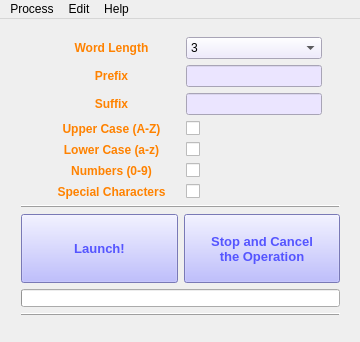
<?xml version="1.0" encoding="UTF-8"?>
<ui version="4.0">
 <class>MainWindow</class>
 <widget class="QMainWindow" name="MainWindow">
  <property name="windowModality">
   <enum>Qt::ApplicationModal</enum>
  </property>
  <property name="geometry">
   <rect>
    <x>0</x>
    <y>0</y>
    <width>360</width>
    <height>342</height>
   </rect>
  </property>
  <property name="sizePolicy">
   <sizepolicy hsizetype="Preferred" vsizetype="Preferred">
    <horstretch>0</horstretch>
    <verstretch>0</verstretch>
   </sizepolicy>
  </property>
  <property name="windowTitle">
   <string>Wordlyst Genyrator v1.0</string>
  </property>
  <property name="windowIcon">
   <iconset resource="ikon.qrc">
    <normaloff>:/new/prefix1/Kelime Üreteci İkon-32-23.png</normaloff>:/new/prefix1/Kelime Üreteci İkon-32-23.png</iconset>
  </property>
  <property name="windowOpacity">
   <double>1.000000000000000</double>
  </property>
  <property name="autoFillBackground">
   <bool>false</bool>
  </property>
  <property name="styleSheet">
   <string notr="true"/>
  </property>
  <property name="iconSize">
   <size>
    <width>32</width>
    <height>32</height>
   </size>
  </property>
  <property name="documentMode">
   <bool>true</bool>
  </property>
  <property name="tabShape">
   <enum>QTabWidget::Rounded</enum>
  </property>
  <property name="dockNestingEnabled">
   <bool>true</bool>
  </property>
  <property name="unifiedTitleAndToolBarOnMac">
   <bool>true</bool>
  </property>
  <widget class="QWidget" name="centralWidget">
   <widget class="QWidget" name="verticalLayoutWidget">
    <property name="geometry">
     <rect>
      <x>10</x>
      <y>7</y>
      <width>341</width>
      <height>301</height>
     </rect>
    </property>
    <layout class="QVBoxLayout" name="verticalLayout">
     <item>
      <layout class="QGridLayout" name="gridLayout_10">
       <property name="sizeConstraint">
        <enum>QLayout::SetMaximumSize</enum>
       </property>
       <item row="6" column="2">
        <widget class="QCheckBox" name="checkBox_4">
         <property name="text">
          <string/>
         </property>
        </widget>
       </item>
       <item row="0" column="3">
        <spacer name="horizontalSpacer_2">
         <property name="orientation">
          <enum>Qt::Horizontal</enum>
         </property>
         <property name="sizeType">
          <enum>QSizePolicy::Fixed</enum>
         </property>
         <property name="sizeHint" stdset="0">
          <size>
           <width>18</width>
           <height>14</height>
          </size>
         </property>
        </spacer>
       </item>
       <item row="0" column="0">
        <spacer name="horizontalSpacer">
         <property name="orientation">
          <enum>Qt::Horizontal</enum>
         </property>
         <property name="sizeType">
          <enum>QSizePolicy::Fixed</enum>
         </property>
         <property name="sizeHint" stdset="0">
          <size>
           <width>22</width>
           <height>10</height>
          </size>
         </property>
        </spacer>
       </item>
       <item row="3" column="1">
        <widget class="QLabel" name="label_4">
         <property name="font">
          <font>
           <pointsize>9</pointsize>
           <weight>75</weight>
           <bold>true</bold>
          </font>
         </property>
         <property name="styleSheet">
          <string notr="true">color:rgb(255, 130, 0)</string>
         </property>
         <property name="text">
          <string>Upper Case (A-Z)</string>
         </property>
         <property name="alignment">
          <set>Qt::AlignCenter</set>
         </property>
        </widget>
       </item>
       <item row="6" column="1">
        <widget class="QLabel" name="label_7">
         <property name="font">
          <font>
           <pointsize>9</pointsize>
           <weight>75</weight>
           <bold>true</bold>
          </font>
         </property>
         <property name="styleSheet">
          <string notr="true">color:rgb(255, 130, 0)</string>
         </property>
         <property name="text">
          <string>Special Characters</string>
         </property>
         <property name="alignment">
          <set>Qt::AlignCenter</set>
         </property>
        </widget>
       </item>
       <item row="0" column="2">
        <widget class="QComboBox" name="comboBox">
         <property name="styleSheet">
          <string notr="true">background-color: rgb(235, 229, 255);</string>
         </property>
         <property name="currentIndex">
          <number>0</number>
         </property>
         <item>
          <property name="text">
           <string>3</string>
          </property>
         </item>
         <item>
          <property name="text">
           <string>4</string>
          </property>
         </item>
         <item>
          <property name="text">
           <string>5</string>
          </property>
         </item>
         <item>
          <property name="text">
           <string>6</string>
          </property>
         </item>
         <item>
          <property name="text">
           <string>7</string>
          </property>
         </item>
         <item>
          <property name="text">
           <string>8</string>
          </property>
         </item>
         <item>
          <property name="text">
           <string>9</string>
          </property>
         </item>
         <item>
          <property name="text">
           <string>10</string>
          </property>
         </item>
        </widget>
       </item>
       <item row="3" column="2">
        <widget class="QCheckBox" name="checkBox_2">
         <property name="sizePolicy">
          <sizepolicy hsizetype="Minimum" vsizetype="Fixed">
           <horstretch>0</horstretch>
           <verstretch>0</verstretch>
          </sizepolicy>
         </property>
         <property name="layoutDirection">
          <enum>Qt::LeftToRight</enum>
         </property>
         <property name="autoFillBackground">
          <bool>false</bool>
         </property>
         <property name="styleSheet">
          <string notr="true">color: rgb(235, 229, 255);</string>
         </property>
         <property name="inputMethodHints">
          <set>Qt::ImhNone</set>
         </property>
         <property name="text">
          <string/>
         </property>
        </widget>
       </item>
       <item row="2" column="1">
        <widget class="QLabel" name="label_3">
         <property name="font">
          <font>
           <pointsize>9</pointsize>
           <weight>75</weight>
           <bold>true</bold>
          </font>
         </property>
         <property name="styleSheet">
          <string notr="true">color:rgb(255, 130, 0)</string>
         </property>
         <property name="text">
          <string>Suffix</string>
         </property>
         <property name="alignment">
          <set>Qt::AlignCenter</set>
         </property>
        </widget>
       </item>
       <item row="5" column="1">
        <widget class="QLabel" name="label_6">
         <property name="font">
          <font>
           <pointsize>9</pointsize>
           <weight>75</weight>
           <bold>true</bold>
          </font>
         </property>
         <property name="styleSheet">
          <string notr="true">color:rgb(255, 130, 0)</string>
         </property>
         <property name="text">
          <string>Numbers (0-9)</string>
         </property>
         <property name="alignment">
          <set>Qt::AlignCenter</set>
         </property>
        </widget>
       </item>
       <item row="1" column="2">
        <widget class="QLineEdit" name="lineEdit">
         <property name="styleSheet">
          <string notr="true">background-color: rgb(235, 229, 255);</string>
         </property>
        </widget>
       </item>
       <item row="1" column="1">
        <widget class="QLabel" name="label_2">
         <property name="font">
          <font>
           <pointsize>9</pointsize>
           <weight>75</weight>
           <bold>true</bold>
          </font>
         </property>
         <property name="styleSheet">
          <string notr="true">color:rgb(255, 130, 0)</string>
         </property>
         <property name="text">
          <string>Prefix</string>
         </property>
         <property name="alignment">
          <set>Qt::AlignCenter</set>
         </property>
        </widget>
       </item>
       <item row="4" column="1">
        <widget class="QLabel" name="label_5">
         <property name="font">
          <font>
           <pointsize>9</pointsize>
           <weight>75</weight>
           <bold>true</bold>
          </font>
         </property>
         <property name="styleSheet">
          <string notr="true">color:rgb(255, 130, 0)</string>
         </property>
         <property name="text">
          <string>Lower Case (a-z)</string>
         </property>
         <property name="alignment">
          <set>Qt::AlignCenter</set>
         </property>
        </widget>
       </item>
       <item row="2" column="2">
        <widget class="QLineEdit" name="lineEdit_2">
         <property name="styleSheet">
          <string notr="true">background-color: rgb(235, 229, 255);</string>
         </property>
        </widget>
       </item>
       <item row="4" column="2">
        <widget class="QCheckBox" name="checkBox">
         <property name="styleSheet">
          <string notr="true">color: rgb(235, 229, 255);</string>
         </property>
         <property name="text">
          <string/>
         </property>
        </widget>
       </item>
       <item row="5" column="2">
        <widget class="QCheckBox" name="checkBox_3">
         <property name="styleSheet">
          <string notr="true">color: rgb(235, 229, 255);</string>
         </property>
         <property name="text">
          <string/>
         </property>
        </widget>
       </item>
       <item row="0" column="1">
        <widget class="QLabel" name="label">
         <property name="sizePolicy">
          <sizepolicy hsizetype="Expanding" vsizetype="Preferred">
           <horstretch>0</horstretch>
           <verstretch>0</verstretch>
          </sizepolicy>
         </property>
         <property name="font">
          <font>
           <pointsize>9</pointsize>
           <weight>75</weight>
           <bold>true</bold>
           <underline>false</underline>
          </font>
         </property>
         <property name="autoFillBackground">
          <bool>false</bool>
         </property>
         <property name="styleSheet">
          <string notr="true">color:rgb(255, 130, 0)</string>
         </property>
         <property name="frameShape">
          <enum>QFrame::NoFrame</enum>
         </property>
         <property name="text">
          <string>Word Length</string>
         </property>
         <property name="scaledContents">
          <bool>false</bool>
         </property>
         <property name="alignment">
          <set>Qt::AlignCenter</set>
         </property>
         <property name="wordWrap">
          <bool>false</bool>
         </property>
        </widget>
       </item>
      </layout>
     </item>
     <item>
      <widget class="Line" name="line">
       <property name="sizePolicy">
        <sizepolicy hsizetype="Expanding" vsizetype="Fixed">
         <horstretch>0</horstretch>
         <verstretch>0</verstretch>
        </sizepolicy>
       </property>
       <property name="frameShadow">
        <enum>QFrame::Raised</enum>
       </property>
       <property name="orientation">
        <enum>Qt::Horizontal</enum>
       </property>
      </widget>
     </item>
     <item>
      <layout class="QGridLayout" name="gridLayout_2">
       <property name="sizeConstraint">
        <enum>QLayout::SetDefaultConstraint</enum>
       </property>
       <item row="0" column="1">
        <widget class="QPushButton" name="pushButton_2">
         <property name="sizePolicy">
          <sizepolicy hsizetype="Minimum" vsizetype="Expanding">
           <horstretch>0</horstretch>
           <verstretch>0</verstretch>
          </sizepolicy>
         </property>
         <property name="font">
          <font>
           <pointsize>10</pointsize>
           <weight>75</weight>
           <bold>true</bold>
          </font>
         </property>
         <property name="styleSheet">
          <string notr="true">background-color: rgb(170, 170, 255);
color: rgb(85, 85, 255);</string>
         </property>
         <property name="text">
          <string>Stop and Cancel 
the Operation</string>
         </property>
        </widget>
       </item>
       <item row="0" column="0">
        <widget class="QPushButton" name="pushButton">
         <property name="sizePolicy">
          <sizepolicy hsizetype="Minimum" vsizetype="Preferred">
           <horstretch>0</horstretch>
           <verstretch>0</verstretch>
          </sizepolicy>
         </property>
         <property name="font">
          <font>
           <pointsize>10</pointsize>
           <weight>75</weight>
           <bold>true</bold>
          </font>
         </property>
         <property name="styleSheet">
          <string notr="true">background-color: rgb(170, 170, 255);
color: rgb(85, 85, 255);</string>
         </property>
         <property name="text">
          <string>Launch!</string>
         </property>
         <property name="autoDefault">
          <bool>false</bool>
         </property>
         <property name="default">
          <bool>false</bool>
         </property>
         <property name="flat">
          <bool>false</bool>
         </property>
        </widget>
       </item>
      </layout>
     </item>
     <item>
      <widget class="QProgressBar" name="progressBar">
       <property name="font">
        <font>
         <pointsize>6</pointsize>
         <weight>75</weight>
         <bold>true</bold>
         <stylestrategy>NoAntialias</stylestrategy>
        </font>
       </property>
       <property name="styleSheet">
        <string notr="true"/>
       </property>
       <property name="value">
        <number>0</number>
       </property>
       <property name="textVisible">
        <bool>false</bool>
       </property>
       <property name="invertedAppearance">
        <bool>false</bool>
       </property>
       <property name="textDirection">
        <enum>QProgressBar::TopToBottom</enum>
       </property>
      </widget>
     </item>
     <item>
      <widget class="Line" name="line_2">
       <property name="frameShadow">
        <enum>QFrame::Raised</enum>
       </property>
       <property name="orientation">
        <enum>Qt::Horizontal</enum>
       </property>
      </widget>
     </item>
     <item>
      <layout class="QGridLayout" name="gridLayout_3"/>
     </item>
    </layout>
   </widget>
  </widget>
  <widget class="QMenuBar" name="menuBar">
   <property name="geometry">
    <rect>
     <x>0</x>
     <y>0</y>
     <width>360</width>
     <height>21</height>
    </rect>
   </property>
   <property name="font">
    <font/>
   </property>
   <property name="layoutDirection">
    <enum>Qt::LeftToRight</enum>
   </property>
   <property name="autoFillBackground">
    <bool>false</bool>
   </property>
   <property name="defaultUp">
    <bool>true</bool>
   </property>
   <property name="nativeMenuBar">
    <bool>true</bool>
   </property>
   <widget class="QMenu" name="menuDosya">
    <property name="title">
     <string>Process</string>
    </property>
    <addaction name="actionDurdur"/>
    <addaction name="actionBa_lat"/>
   </widget>
   <widget class="QMenu" name="menuD_zenle">
    <property name="title">
     <string>Edit</string>
    </property>
    <addaction name="actionFormu_Temizle"/>
   </widget>
   <widget class="QMenu" name="menuYard_m">
    <property name="title">
     <string>Help</string>
    </property>
    <addaction name="actionKullan_m"/>
    <addaction name="actionHakk_nda"/>
   </widget>
   <addaction name="menuDosya"/>
   <addaction name="menuD_zenle"/>
   <addaction name="menuYard_m"/>
  </widget>
  <action name="actionFormu_Temizle">
   <property name="text">
    <string>Clear Form</string>
   </property>
  </action>
  <action name="actionKullan_m">
   <property name="text">
    <string>Usage</string>
   </property>
  </action>
  <action name="actionHakk_nda">
   <property name="text">
    <string>About</string>
   </property>
  </action>
  <action name="actionDurdur">
   <property name="text">
    <string>Cancel</string>
   </property>
  </action>
  <action name="actionBa_lat">
   <property name="text">
    <string>Launch</string>
   </property>
  </action>
 </widget>
 <layoutdefault spacing="6" margin="11"/>
 <resources>
  <include location="ikon.qrc"/>
 </resources>
 <connections>
  <connection>
   <sender>actionBa_lat</sender>
   <signal>triggered()</signal>
   <receiver>pushButton</receiver>
   <slot>click()</slot>
   <hints>
    <hint type="sourcelabel">
     <x>-1</x>
     <y>-1</y>
    </hint>
    <hint type="destinationlabel">
     <x>118</x>
     <y>272</y>
    </hint>
   </hints>
  </connection>
  <connection>
   <sender>pushButton_2</sender>
   <signal>destroyed()</signal>
   <receiver>MainWindow</receiver>
   <slot>update()</slot>
   <hints>
    <hint type="sourcelabel">
     <x>348</x>
     <y>272</y>
    </hint>
    <hint type="destinationlabel">
     <x>224</x>
     <y>240</y>
    </hint>
   </hints>
  </connection>
  <connection>
   <sender>actionDurdur</sender>
   <signal>triggered()</signal>
   <receiver>pushButton_2</receiver>
   <slot>click()</slot>
   <hints>
    <hint type="sourcelabel">
     <x>-1</x>
     <y>-1</y>
    </hint>
    <hint type="destinationlabel">
     <x>348</x>
     <y>272</y>
    </hint>
   </hints>
  </connection>
 </connections>
</ui>
